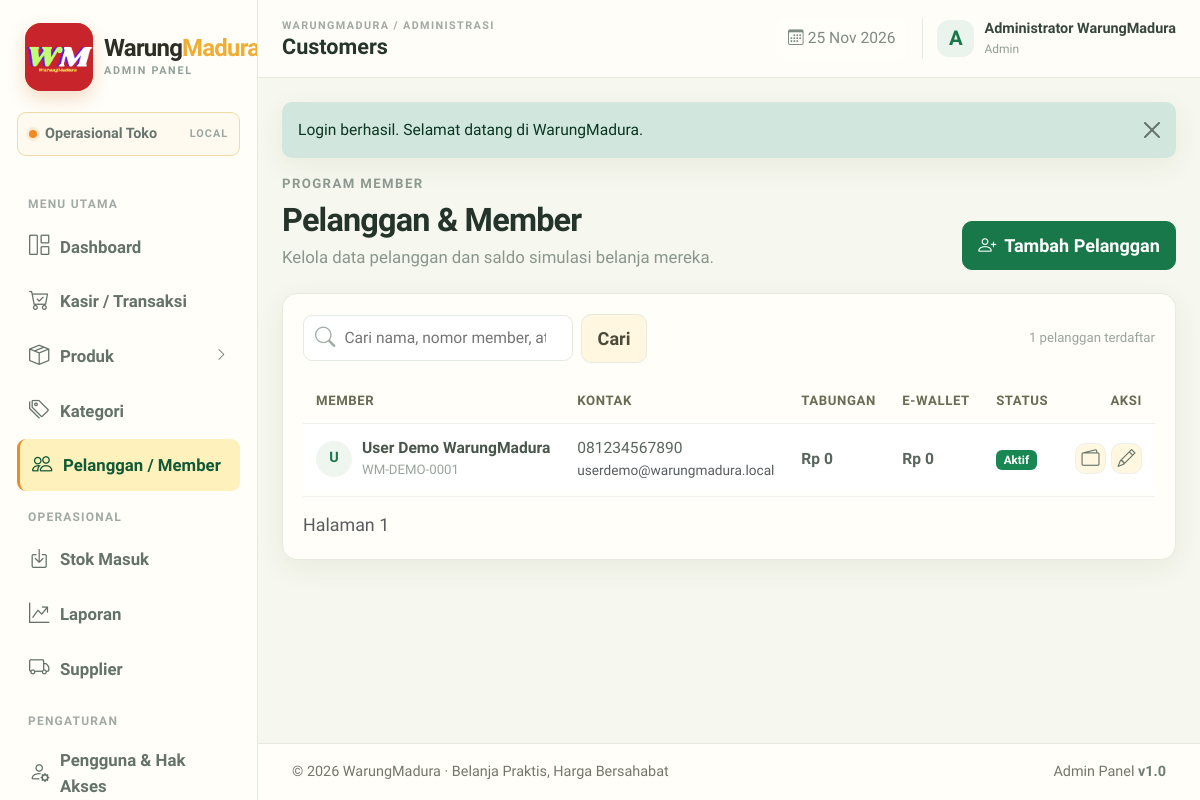
Page /index.php?page=customers (signed in) on the committed database.
### tables this page shows
CREATE TABLE IF NOT EXISTS tbl_pelanggan (
  id_pelanggan INT UNSIGNED AUTO_INCREMENT PRIMARY KEY,
  id_pengguna INT UNSIGNED NULL UNIQUE,
  no_member VARCHAR(30) NOT NULL UNIQUE,
  rfid_uid VARCHAR(80) NULL UNIQUE,
  nama_pelanggan VARCHAR(120) NOT NULL,
  no_hp VARCHAR(25) NULL,
  email VARCHAR(120) NULL,
  alamat TEXT NULL,
  kota VARCHAR(80) NULL,
  status_member ENUM('aktif','nonaktif') NOT NULL DEFAULT 'aktif',
  created_at DATETIME NOT NULL DEFAULT CURRENT_TIMESTAMP,
  CONSTRAINT fk_pelanggan_pengguna FOREIGN KEY (id_pengguna)
    REFERENCES tbl_pengguna(id_pengguna) ON UPDATE CASCADE ON DELETE SET NULL,
  INDEX idx_pelanggan_nama (nama_pelanggan),
  INDEX idx_pelanggan_hp (no_hp)
);

### app/Auth.php (called while the page is built, shortened)
<?php
final class Auth
{
    public static function user(): ?array
    {
        return $_SESSION['user'] ?? null;
    }
    public static function isAdmin(): bool
    {
        return (self::user()['role'] ?? '') === 'admin';
    }
}

### pages/customers.php (the view, shortened to what this page needs)
<?php
$q=trim((string)($_GET['q']??''));$pageNo=max(1,(int)($_GET['p']??1));$perPage=10;$where=$q!==''?'WHERE (p.nama_pelanggan LIKE ? OR p.no_member LIKE ? OR p.no_hp LIKE ? OR p.rfid_uid LIKE ?)':'';$args=$q!==''?["%$q%","%$q%","%$q%","%$q%"]:[];
$count=$db->prepare("SELECT COUNT(*) FROM tbl_pelanggan p {$where}");$count->execute($args);$total=(int)$count->fetchColumn();$offset=($pageNo-1)*$perPage;
$stmt=$db->prepare("SELECT p.*,COALESCE((SELECT saldo FROM tbl_saldo_pelanggan s WHERE s.id_pelanggan=p.id_pelanggan AND s.jenis_saldo='tabungan'),0) tabungan,COALESCE((SELECT saldo FROM tbl_saldo_pelanggan s WHERE s.id_pelanggan=p.id_pelanggan AND s.jenis_saldo='ewallet'),0) ewallet FROM tbl_pelanggan p {$where} ORDER BY p.id_pelanggan DESC LIMIT {$perPage} OFFSET {$offset}");$stmt->execute($args);$rows=$stmt->fetchAll();
?>
<div class="page-heading"><div><span class="section-kicker">PROGRAM MEMBER</span><h1>Pelanggan & Member</h1><p>Kelola data pelanggan dan saldo simulasi belanja mereka.</p></div><button class="btn btn-primary" data-bs-toggle="modal" data-bs-target="#customerModal"><i class="bi bi-person-plus me-2"></i>Tambah Pelanggan</button></div>
<div class="panel-card"><div class="filter-toolbar"><form method="get" class="filter-form"><input type="hidden" name="page" value="customers"><div class="search-box"><i class="bi bi-search"></i><input type="search" name="q" value="<?=e($q)?>" placeholder="Cari nama, nomor member, atau HP..."></div><button class="btn btn-dark-soft">Cari</button></form><span class="result-count"><?=$total?> pelanggan terdaftar</span></div><div class="table-responsive"><table class="table app-table align-middle"><thead><tr><th>Member</th><th>Kontak</th><th>Tabungan</th><th>E-Wallet</th><th>Status</th><th class="text-end">Aksi</th></tr></thead><tbody><?php if(!$rows):?><tr><td colspan="6" class="empty-state">Belum ada pelanggan ditemukan.</td></tr><?php endif;?><?php foreach($rows as $r):?><tr><td><div class="member-cell"><div class="member-avatar"><?=e(strtoupper(substr($r['nama_pelanggan'],0,1)))?></div><div><b><?=e($r['nama_pelanggan'])?></b><small><?=e($r['no_member'])?></small></div></div></td><td><?=e($r['no_hp']?:'-')?><small class="d-block text-muted"><?=e($r['email']?:'')?></small></td><td class="fw-semibold"><?=money($r['tabungan'])?></td><td class="fw-semibold"><?=money($r['ewallet'])?></td><td><?=status_badge($r['status_member'])?></td><td class="text-end"><div class="table-actions"><?php if(Auth::isAdmin()):?><button class="btn btn-sm btn-light" title="Top-up saldo simulasi" data-bs-toggle="modal" data-bs-target="#topup<?=$r['id_pelanggan']?>"><i class="bi bi-wallet2"></i></button><button class="btn btn-sm btn-light" data-bs-toggle="modal" data-bs-target="#editCustomer<?=$r['id_pelanggan']?>"><i class="bi bi-pencil"></i></button><?php endif;?></div></td></tr><?php endforeach;?></tbody></table></div><div class="panel-footer"><span class="text-muted small">Halaman <?=$pageNo?></span><?php pagination($total,$pageNo,$perPage,'customers',['q'=>$q]);?></div></div>

### app/helpers.php (shortened to what this page needs)
<?php
function e(mixed $value): string
{
    return htmlspecialchars((string)($value ?? ''), ENT_QUOTES | ENT_SUBSTITUTE, 'UTF-8');
}
function money(mixed $amount): string
{
    return 'Rp ' . number_format((float)$amount, 0, ',', '.');
}
function status_badge(string $status): string
{
    $map = [
        'aktif' => 'success', 'lunas' => 'success', 'selesai' => 'success',
        'diterima' => 'success', 'berhasil' => 'success',
        'menunggu' => 'warning', 'belum_bayar' => 'warning', 'draft' => 'secondary',
        'diproses' => 'info', 'siap_diambil' => 'primary',
        'nonaktif' => 'secondary', 'dibatalkan' => 'danger', 'gagal' => 'danger',
        'dikembalikan' => 'dark', 'nonaktif' => 'secondary'
    ];
    $label = ucwords(str_replace('_', ' ', $status));
    return '<span class="badge text-bg-' . ($map[$status] ?? 'secondary') . '">' . e($label) . '</span>';
}

### assets/css/app.css (style rules this page uses)
:root { --green:#18784a; --green-dark:#105936; --green-soft:#def3e7; --ink:#2c2e24; --muted:#74766b; --line:#e7eadf; --surface:#fffef9; --canvas:#f6f8ef; --orange:#ef8a24; --orange-dark:#cf6812; --cream:#fff7df; --yellow-soft:#fff1bb; --shadow:0 8px 28px rgba(53,53,33,.07) }
* { box-sizing: border-box }
html { font-size: 16px }
body { font-family: 'Lexend',sans-serif; background: var(--canvas); color: var(--ink); font-size: 1.2rem; line-height: 1.55 }
.btn { border-radius: 10px; font-weight: 600; padding: .62rem .95rem; font-size: 1.128rem; transition: transform .2s,box-shadow .2s,background .2s }
.btn-primary { background: var(--green); border-color: var(--green) }
.btn-light, .btn-dark-soft { background: #f5f7f5; border: 1px solid #edf0ed; color: #47564c }
.page-heading { display: flex; justify-content: space-between; align-items: flex-end; gap: 20px; margin-bottom: 23px; }
.section-kicker { display: block; font-size: 12px; font-weight: 800; letter-spacing: 1.4px; color: #8e9a91; margin-bottom: 6px; }
.page-heading h1 { font: 800 32.4px Lexend,sans-serif; letter-spacing: -.8px; margin: 0 0 5px; color: #24342a; }
.page-heading p { margin: 0; color: #89958d; font-size: 15.6px; }
.panel-card, .kpi-card { background: #fff; border: 1px solid #edf1ed; border-radius: 15px; box-shadow: var(--shadow); }
.panel-card { padding: 20px; }
.app-table { font-size: 14.4px; margin: 0; white-space: nowrap; }
.app-table thead th { font-size: 12px; text-transform: uppercase; letter-spacing: .6px; color: #9aa59e; background: #fbfcfb; border-bottom: 1px solid #edf1ed; padding: 12px 13px; font-weight: 800; }
.app-table tbody td { padding: 12px 13px; border-color: #f0f3f0; color:#59665d; }
.app-table tbody tr:last-child td { border-bottom: 0; }
.table-actions { display: flex; justify-content: flex-end; gap: 5px; }
.table-actions .btn { width: 31px; height: 31px; padding: 0; display: grid; place-items: center; border-color: #edf0ed; color: #67756b; }
.filter-toolbar { display: flex; justify-content: space-between; align-items: center; gap: 15px; padding-bottom: 16px; }
.filter-form { display: flex; align-items: center; gap: 8px; flex-wrap: wrap; flex: 1; }
.search-box { display: flex; align-items: center; gap: 9px; border: 1px solid #e4eae5; border-radius: 9px; padding: 0 11px; min-width: 245px; background: #fff; }
.search-box i { color: #a2aea5; }
.search-box input { border: 0; outline: 0; box-shadow: none !important; padding: 10px 0; font-size: 14.4px; width: 100%; min-width: 0; }
.result-count { font-size: 12px; color: #9aa49d; white-space: nowrap; }
.panel-footer { display: flex; justify-content: space-between; align-items: center; gap: 12px; border-top: 1px solid #eff2ef; padding-top: 14px; margin-top: 3px; }
.product-cell,.member-cell { display: flex; align-items: center; gap: 10px; }
.product-cell b,.member-cell b { display: block; font-size: 14.4px; color: #47554b; }
.product-cell small,.member-cell small { display: block; font-size: 12px; color: #9aa49d; }
.member-avatar { width: 36px; height: 36px; border-radius: 50%; background: #eff6f0; display: grid; place-items: center; color: var(--green); font-weight: 800; font-size: 14.4px; flex: none; }
body { font-size:20.4px }
.page-heading p { font-size:16.8px }
.section-kicker { font-size:13.2px }
.app-table { font-size:15.6px }
.app-table thead th { font-size:13.2px }
.app-table tbody td { font-size:15.6px }
.product-cell b,.member-cell b { font-size:15.6px }
.product-cell small,.member-cell small { font-size:13.2px }
.filter-form .search-box input { font-size:15.6px }
.result-count { font-size:13.2px }
:root { color-scheme:light }
body { background:var(--canvas);color:var(--ink) }
.sidebar,.topbar,.app-footer,.panel-card,.kpi-card,.modal-content,.dropdown-menu,.demo-login-box,.sidebar-store,.sidebar-tip,.topbar-date,.app-table thead th { background-color:var(--surface) }
.sidebar,.topbar,.app-footer,.panel-card,.kpi-card,.modal-content,.sidebar-store,.sidebar-tip,.demo-login-box,.category-chip,.product-image-preview { border-color:var(--line) }
.btn-primary,.btn-main { background:var(--green);border-color:var(--green) }
.btn-light,.btn-dark-soft,.mobile-menu { background:var(--cream);border-color:var(--line);color:#4b4b3b }
body { background:var(--canvas)!important;color:var(--ink)!important }
.table th { color:#6b6b55!important }
.btn-primary,.btn-main { background:#18784a!important;border-color:#18784a!important }

### rows in the picture
tbl_pelanggan: nama_pelanggan "U", nama_pelanggan "User Demo WarungMadura", no_member "WM-DEMO-0001", no_hp "081234567890", email "userdemo@warungmadura.local", tabungan "Rp 0", ewallet "Rp 0", status_member "Aktif"

### other values in the picture
$group['title'] "MENU UTAMA"
$label "Dashboard"
$label "Kasir / Transaksi"
$label "Produk"
$label "Kategori"
$label "Pelanggan / Member"
$group['title'] "OPERASIONAL"
$label "Stok Masuk"
$label "Laporan"
$label "Supplier"
$group['title'] "PENGATURAN"
$label "Pengguna & Hak Akses"
str_replace('_',' ',$current) "Customers"
substr($user['nama_lengkap'] ?? 'A',0,1) "A"
$user['nama_lengkap'] "Administrator WarungMadura"
